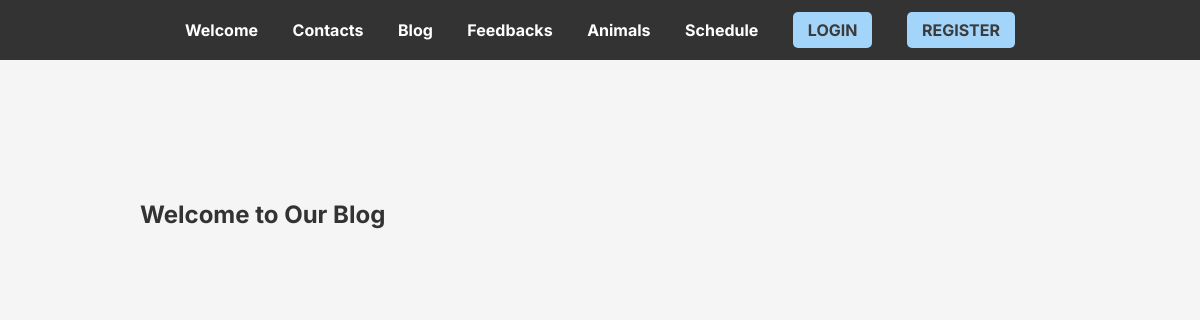
The page /blog/ on the database as committed earlier.
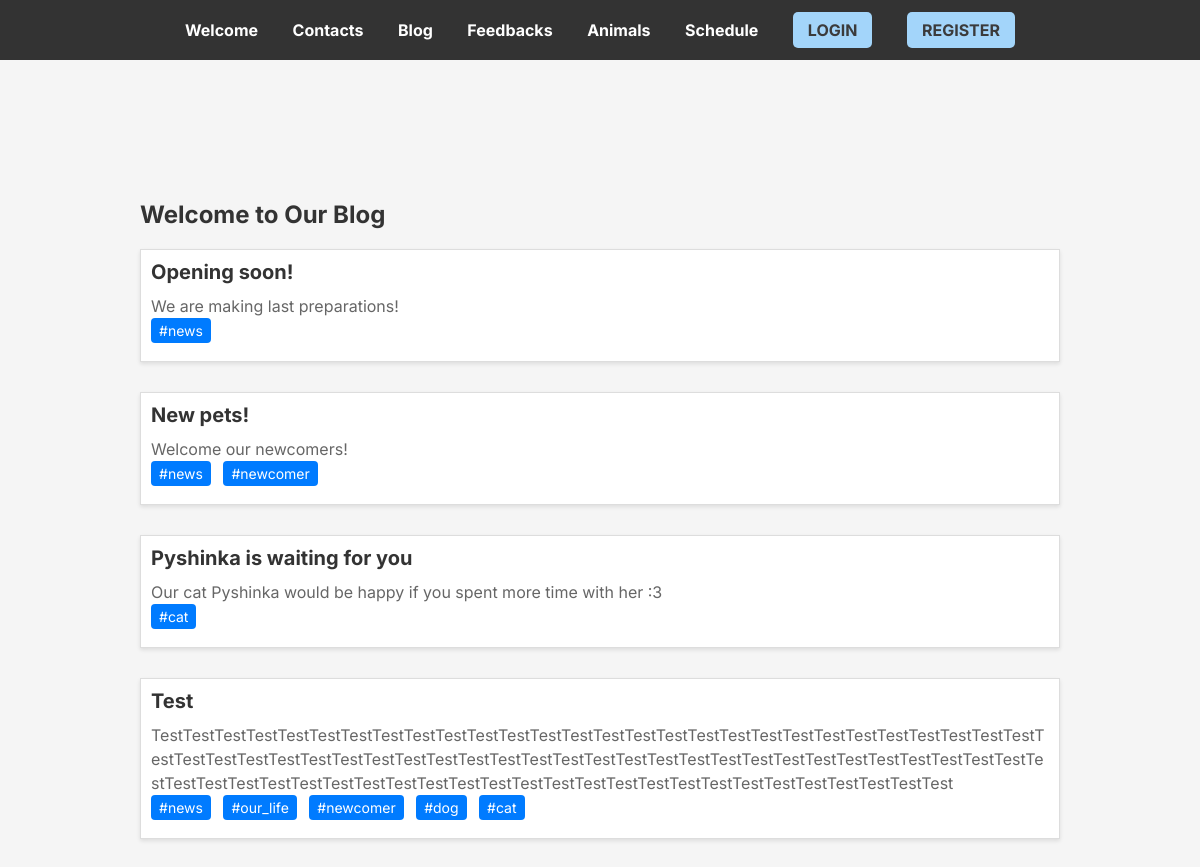
The same page on the database as committed later.
### blog/models.py (models this page shows, shortened)
class Blog(models.Model):
    title = models.CharField(max_length=255)
    text = models.TextField()
    tag = models.ManyToManyField(Tag)

class Tag(models.Model):
    name = models.CharField(max_length=255)

### blog/views.py (the view)
# urls.py: path('', views.index, name='blog'),
def index(request):
    blog_posts = blog.models.Blog.objects.all()
    return render(request, 'blog/index.html', {"blog_posts": blog_posts})

### templates/blog/index.html (shortened to what this page needs)
{% extends "base.html" %}
{% block content %}
    <div class="blog">
        <h1 class="blog__title">Welcome to Our Blog</h1>
        <div class="blog__posts">
            {% for blog_post in blog_posts %}
                <div class="blog__post blog__hover" onclick="location.href='{% url 'blog_post' post_id=blog_post.id %}'">
                    <h2 class="blog__post-title">{{ blog_post.title }}</h2>
                    <p class="blog__post-text">{{ blog_post.text }}</p>
                    <ul class="blog__post__tags">
                        {% for tag in blog_post.tag.all %}
                            <li class="blog__post__tag">#{{ tag.name }}</li>
                        {% endfor %}
                    </ul>
                </div>
            {% endfor %}
        </div>
    </div>
{% endblock %}

Rows that differ between the two databases and show on the page:
added Blog: title "Opening soon!", text "We are making last preparations!"
added Tag: name "news"
added Blog: title "New pets!", text "Welcome our newcomers!"
added Tag: name "newcomer"
added Blog: title "Pyshinka is waiting for you", text "Our cat Pyshinka would be happy if you spent more time with her :3"
added Tag: name "cat"
added Blog: title "Test", text "TestTestTestTestTestTestTestTestTestTestTestTestTestTestTestTestTestTestTestTestTestTestTestTestTestTestTestTestTestTestTestTestTestTestTestTestTestTestTestTestTestTestTestTestTestTestTestTestTestTestTestTestTestTestTestTestTestTestTestTestTestTestTestTestTestTestTestTestTestTestTestTestTestTestTestTestTestTestTestTestTestTest"
added Tag: name "our_life", shown under "Test"
added Tag: name "dog", shown under "Test"
